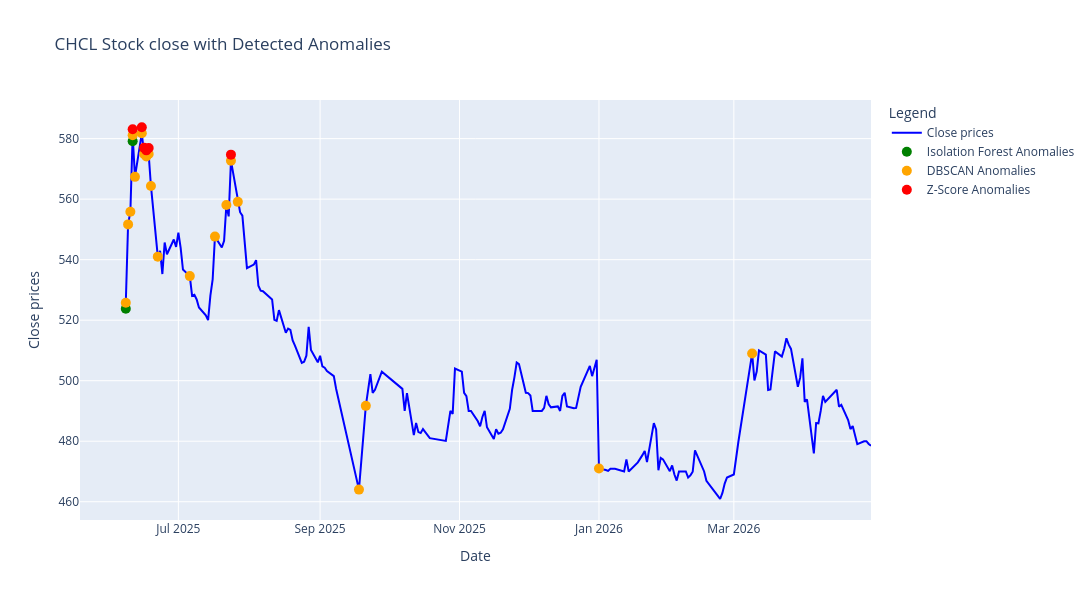

Source (notebook cell):
### Code cell
fig = go.Figure()

# Add the line for the closing close
fig.add_trace(
    go.Scatter(
        x=df.index,
        y=df["close"],
        mode="lines",
        name="Close prices",
        line=dict(color="blue"),
    )
)


# Add the scatter plot for Isolation Forest anomalies
fig.add_trace(
    go.Scatter(
        x=anomalies_if[anomalies_if["Anomaly_Isolation_Forest"] == -1].index,
        y=anomalies_if[anomalies_if["Anomaly_Isolation_Forest"] == -1]["close"] - 2,
        mode="markers",
        name="Isolation Forest Anomalies",
        marker=dict(color="green", size=10),
    )
)

# Add the scatter plot for DBSCAN anomalies
fig.add_trace(
    go.Scatter(
        x=anomalies_dbscan[anomalies_dbscan["Anomaly_DBSCAN"] == -1].index,
        y=anomalies_dbscan[anomalies_dbscan["Anomaly_DBSCAN"] == -1]["close"],
        mode="markers",
        name="DBSCAN Anomalies",
        marker=dict(color="orange", size=10),
    )
)

# Add the scatter plot for Z-Score anomalies
fig.add_trace(
    go.Scatter(
        x=anomalies_zscore.index,
        y=anomalies_zscore["close"] + 2,
        mode="markers",
        name="Z-Score Anomalies",
        marker=dict(color="red", size=10),
    )
)


# Update layout
fig.update_layout(
    title=f"{stock_name} Stock close with Detected Anomalies",
    xaxis_title="Date",
    yaxis_title="Close prices",
    legend_title="Legend",
    width=1200,
    height=600,
)

# Show the plot
fig.show()

### Figure 1 — Plotly figure (JSON) as saved in the notebook; plotly's stock layout.template omitted (floating-point values rounded to 4 significant figures; data arrays with more than 128 entries replaced by an {"elided": "..."} marker saying what was removed)
{"data": [{"line": {"color": "blue"}, "mode": "lines", "name": "Close prices", "type": "scatter", "x": {"elided": "200 str values"}, "y": {"elided": "200 float values"}}, {"marker": {"color": "green", "size": 10}, "mode": "markers", "name": "Isolation Forest Anomalies", "type": "scatter", "x": ["2025-06-08T00:00:00.000000000", "2025-06-11T00:00:00.000000000"], "y": [523.8, 579.1]}, {"marker": {"color": "orange", "size": 10}, "mode": "markers", "name": "DBSCAN Anomalies", "type": "scatter", "x": ["2025-06-08T00:00:00.000000000", "2025-06-09T00:00:00.000000000", "2025-06-10T00:00:00.000000000", "2025-06-11T00:00:00.000000000", "2025-06-12T00:00:00.000000000", "2025-06-15T00:00:00.000000000", "2025-06-16T00:00:00.000000000", "2025-06-17T00:00:00.000000000", "2025-06-18T00:00:00.000000000", "2025-06-19T00:00:00.000000000", "2025-06-22T00:00:00.000000000", "2025-07-06T00:00:00.000000000", "2025-07-17T00:00:00.000000000", "2025-07-22T00:00:00.000000000", "2025-07-24T00:00:00.000000000", "2025-07-27T00:00:00.000000000", "2025-09-18T00:00:00.000000000", "2025-09-21T00:00:00.000000000", "2026-01-01T00:00:00.000000000", "2026-03-09T00:00:00.000000000"], "y": [525.8, 551.7, 555.9, 581.1, 567.4, 581.8, 575.0, 574.1, 574.9, 564.4, 541.0, 534.6, 547.6, 558.1, 572.7, 559.1, 464.0, 491.7, 471.0, 509.0]}, {"marker": {"color": "red", "size": 10}, "mode": "markers", "name": "Z-Score Anomalies", "type": "scatter", "x": ["2025-06-11T00:00:00.000000000", "2025-06-15T00:00:00.000000000", "2025-06-16T00:00:00.000000000", "2025-06-17T00:00:00.000000000", "2025-06-18T00:00:00.000000000", "2025-07-24T00:00:00.000000000"], "y": [583.1, 583.8, 577.0, 576.1, 576.9, 574.7]}], "layout": {"height": 600, "legend": {"title": {"text": "Legend"}}, "title": {"text": "CHCL Stock close with Detected Anomalies"}, "width": 1200, "xaxis": {"title": {"text": "Date"}}, "yaxis": {"title": {"text": "Close prices"}}}}
